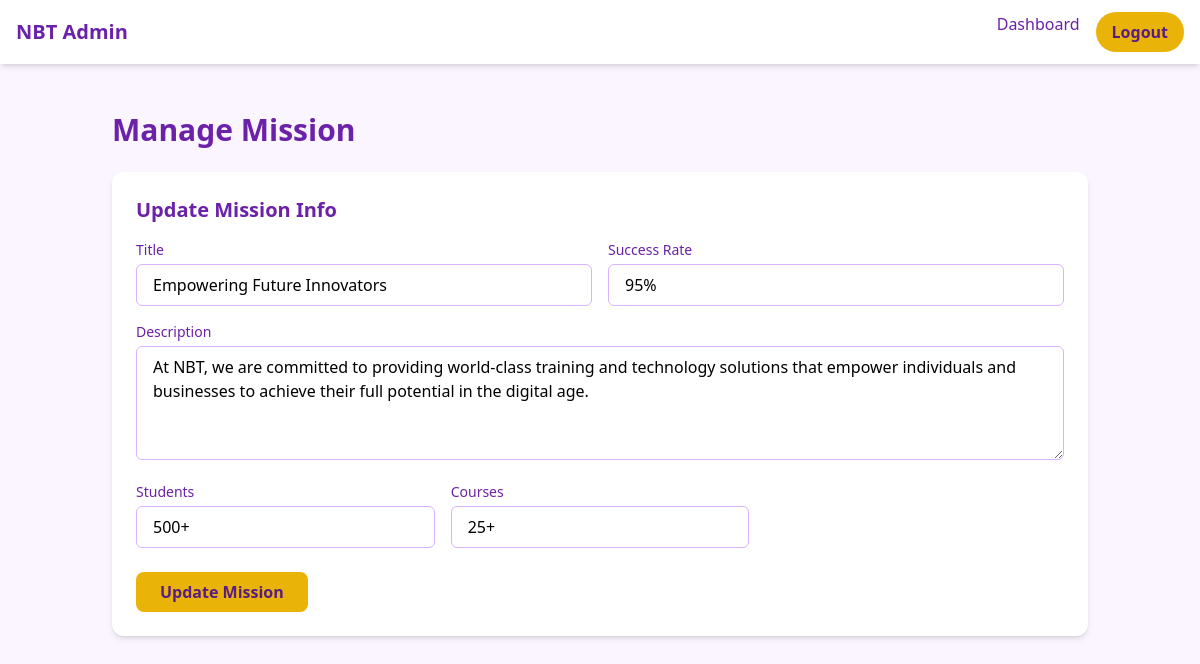
Screenshot of /nbt/admin/manage_mission.php with the database file from the repository.
### tables this page shows
CREATE TABLE our_mission (
    id INT AUTO_INCREMENT PRIMARY KEY,
    title VARCHAR(255) DEFAULT 'Our Mission',
    description TEXT DEFAULT '',
    vision TEXT DEFAULT '',
    company_values TEXT DEFAULT '',
    students VARCHAR(100) DEFAULT '0+',
    courses VARCHAR(100) DEFAULT '0+',
    success_rate VARCHAR(100) DEFAULT '95%',
    years_experience VARCHAR(100) DEFAULT '5+',
    created_at TIMESTAMP DEFAULT CURRENT_TIMESTAMP
);

### nbt/admin/manage_mission.php (the view, shortened to what this page needs)
<?php
$host = 'localhost';
$dbname = 'nbt';
$username = 'root';
$password = '';
try {
    $pdo = new PDO("mysql:host=$host;dbname=$dbname;charset=utf8mb4", $username, $password);
    $pdo->setAttribute(PDO::ATTR_ERRMODE, PDO::ERRMODE_EXCEPTION);
    $pdo->exec("CREATE TABLE IF NOT EXISTS our_mission (
        id INT AUTO_INCREMENT PRIMARY KEY,
        title VARCHAR(255),
        description TEXT,
        students VARCHAR(100),
        courses VARCHAR(100),
        success_rate VARCHAR(100),
        created_at TIMESTAMP DEFAULT CURRENT_TIMESTAMP
    )");
} catch (PDOException $e) {
    die("DB Connection failed: " . $e->getMessage());
}
$mission = $pdo->query("SELECT * FROM our_mission LIMIT 1")->fetch(PDO::FETCH_ASSOC);
?>
<!DOCTYPE html>
<html lang="en">
<head>
    <script src="https://cdn.tailwindcss.com"></script>
</head>
<body class="bg-purple-50 min-h-screen">
    <nav class="bg-white shadow-md fixed top-0 left-0 right-0 z-50">
        <div class="max-w-7xl mx-auto px-4 py-3 flex justify-between items-center">
            <div class="text-xl font-bold text-purple-800">NBT Admin</div>
            <div class="flex gap-4">
                <a href="dashboard.php" class="text-purple-800 hover:text-yellow-500">Dashboard</a>
                <a href="logout.php" class="bg-yellow-500 text-purple-900 px-4 py-2 rounded-full font-semibold hover:bg-yellow-600">Logout</a>
            </div>
        </div>
    </nav>
    <div class="max-w-5xl mx-auto mt-28 px-6">
        <h1 class="text-3xl font-bold text-purple-800 mb-6">Manage Mission</h1>
        <div class="bg-white p-6 rounded-xl shadow-md">
            <h2 class="text-xl font-semibold text-purple-800 mb-4">Update Mission Info</h2>
            <form method="POST">
                <div class="grid grid-cols-1 md:grid-cols-2 gap-4 mb-4">
                    <div>
                        <label class="block text-sm text-purple-800 font-medium mb-1">Title</label>
                        <input type="text" name="title" required value="<?= htmlspecialchars($mission['title']) ?>" class="w-full border border-purple-300 rounded-md px-4 py-2 focus:outline-none focus:ring-2 focus:ring-purple-500" />
                    </div>
                    <div>
                        <label class="block text-sm text-purple-800 font-medium mb-1">Success Rate</label>
                        <input type="text" name="success_rate" required value="<?= htmlspecialchars($mission['success_rate']) ?>" class="w-full border border-purple-300 rounded-md px-4 py-2 focus:outline-none focus:ring-2 focus:ring-purple-500" />
                    </div>
                </div>
                <div class="mb-4">
                    <label class="block text-sm text-purple-800 font-medium mb-1">Description</label>
                    <textarea name="description" required rows="4" class="w-full border border-purple-300 rounded-md px-4 py-2 focus:outline-none focus:ring-2 focus:ring-purple-500"><?= htmlspecialchars($mission['description']) ?></textarea>
                </div>
                <div class="grid grid-cols-1 md:grid-cols-3 gap-4 mb-6">
                    <div>
                        <label class="block text-sm text-purple-800 font-medium mb-1">Students</label>
                        <input type="text" name="students" required value="<?= htmlspecialchars($mission['students']) ?>" class="w-full border border-purple-300 rounded-md px-4 py-2 focus:outline-none focus:ring-2 focus:ring-purple-500" />
                    </div>
                    <div>
                        <label class="block text-sm text-purple-800 font-medium mb-1">Courses</label>
                        <input type="text" name="courses" required value="<?= htmlspecialchars($mission['courses']) ?>" class="w-full border border-purple-300 rounded-md px-4 py-2 focus:outline-none focus:ring-2 focus:ring-purple-500" />
                    </div>
                </div>
                <button type="submit" class="bg-yellow-500 hover:bg-yellow-600 text-purple-900 px-6 py-2 rounded-lg font-semibold">
                    Update Mission
                </button>
            </form>
        </div>
    </div>
</body>
</html>

### rows the page displays
our_mission: title "Empowering Future Innovators", success_rate "95%", description "At NBT, we are committed to providing world-class training and technology solutions that empower individuals and businesses to achieve their full potential in the digital age.", students "500+", courses "25+"
